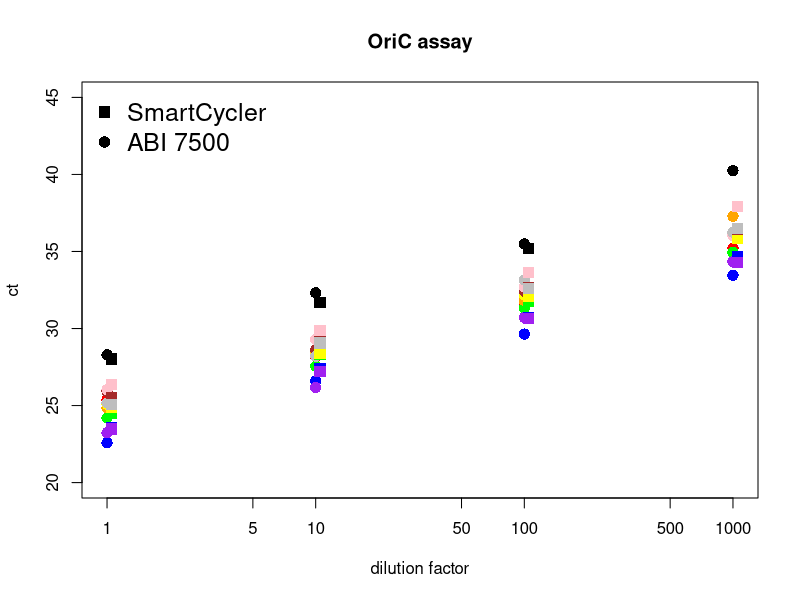

This chart was generated by the following R code:
setwd("C:\\Users\\DickinsG\\Desktop\\PCR")

smartcycler_oric = read.csv('smartcycler_dilutions_oric.csv', header = T)
abi_oric = read.csv('abi7500_dilutions_oric.csv', header = T)

#smartcycler_gfp = read.csv('smartcycler_dilutions_gfp_2.csv', header = T)
#abi_gfp = read.csv('abi7500_gfp_2.csv', header = T)

x <- smartcycler_oric$dilution
x2 <- c(1.05, 10.5, 105, 1050)

pointsize = 1.5

plot (x, smartcycler_oric$enterica,
      log = "x",
      main="OriC assay",
      xlab='dilution factor',
      ylab = "ct",
      ylim=c(20,45),
	col="red",
 	pch = 16,
 	cex = pointsize)

points (x, smartcycler_oric$typhimurium, col="blue", pch = 16, cex = pointsize)
points (x, smartcycler_oric$irumu, col="green", pch = 16, cex = pointsize)
points (x, smartcycler_oric$newport, col="purple", pch = 16, cex = pointsize)
points (x, smartcycler_oric$infantis, col="orange", pch = 16, cex = pointsize)
points (x, smartcycler_oric$X4..5...12.i..., col="yellow", pch = 16, cex = pointsize)
points (x, smartcycler_oric$montevideo, col="brown", pch = 16, cex = pointsize)
points (x, smartcycler_oric$cerro, col="pink", pch = 16, cex = pointsize)
points (x, smartcycler_oric$hadar, col="grey", pch = 16, cex = pointsize)
points (x, smartcycler_oric$muenchen, col="black", pch = 16, cex = pointsize)

points (x2, abi_oric$typhimurium, col="blue", pch = 15, cex = pointsize)
points (x2, abi_oric$irumu, col="green", pch = 15, cex = pointsize)
points (x2, abi_oric$newport, col="purple", pch = 15, cex = pointsize)
points (x2, abi_oric$infantis, col="orange", pch = 15, cex = pointsize)
points (x2, abi_oric$X4..5...12.i..., col="yellow", pch = 15, cex = pointsize)
points (x2, abi_oric$montevideo, col="brown", pch = 15, cex = pointsize)
points (x2, abi_oric$cerro, col="pink", pch = 15, cex = pointsize)
points (x2, abi_oric$hadar, col="grey", pch = 15, cex = pointsize)
points (x2, abi_oric$muenchen, col="black", pch = 15, cex = pointsize)


#pos <- legend("bottomright", 
#       inset = c(0,0), 
#       cex = 1.1, 
#       bty = "n", 
#       legend = c("enterica", "typhimurium", "irumu", "newport", "infantis", "4,[5], 12:i:-", "montevideo", "cerro", "hadar", "muenchen"), 
#       text.col = c("red", "blue", "green", "purple", "orange", "yellow", "brown", "pink", "grey", "black"),
#       col = c("red", "blue", "green", "purple", "orange", "yellow", "brown", "pink", "grey", "black"), 
#       pch = 16)


#points(x=rep(pos$text$x, times=2)+250, 
#      y=rep(pos$text$y, times=2), 
#      pch= 15,
#      col = c("red", "blue", "green", "purple", "orange", "yellow", "brown", "pink", "grey", "black"))


legend("topleft", 
       inset = c(0,0), 
       cex = 1.5, 
       bty = "n", 
       legend = c("SmartCycler", "ABI 7500"), 
       pch = c(15,16))